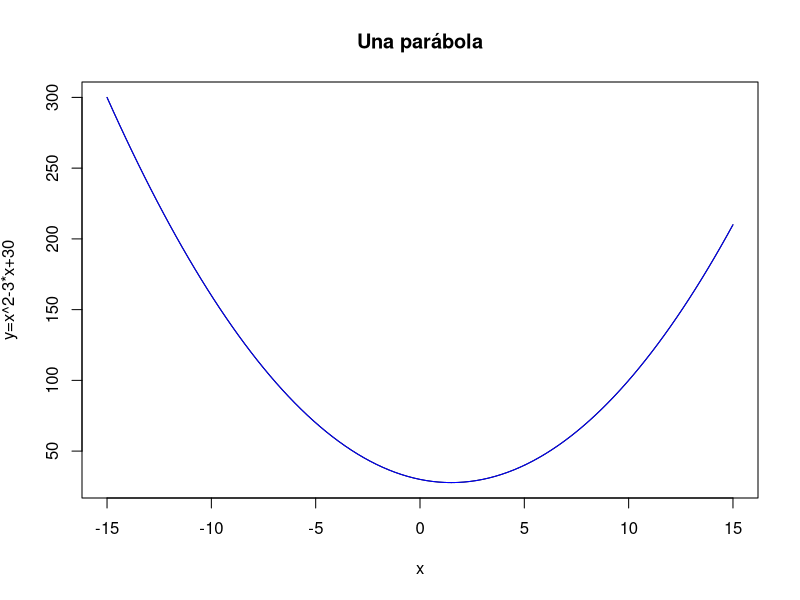
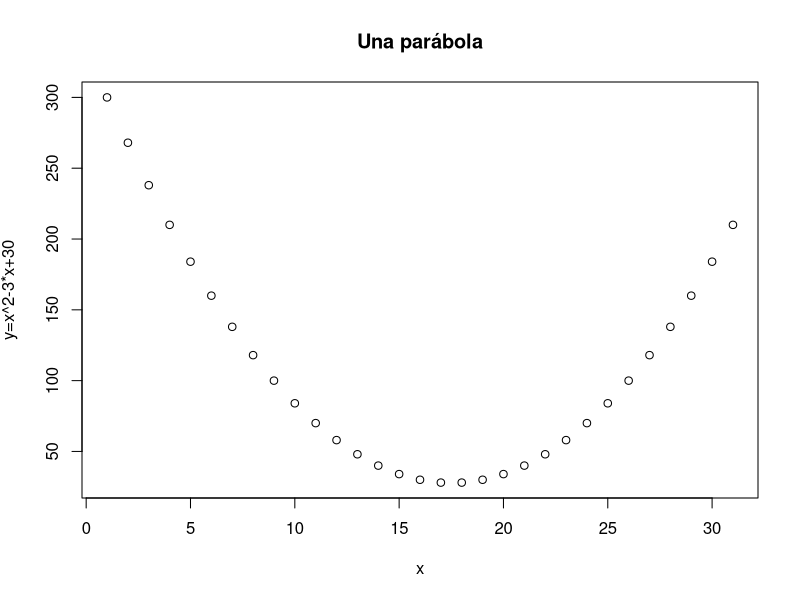
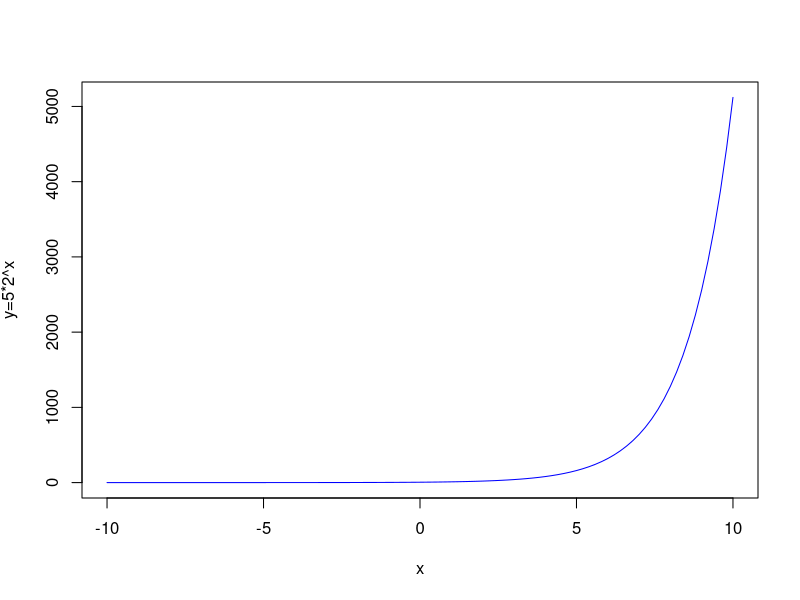
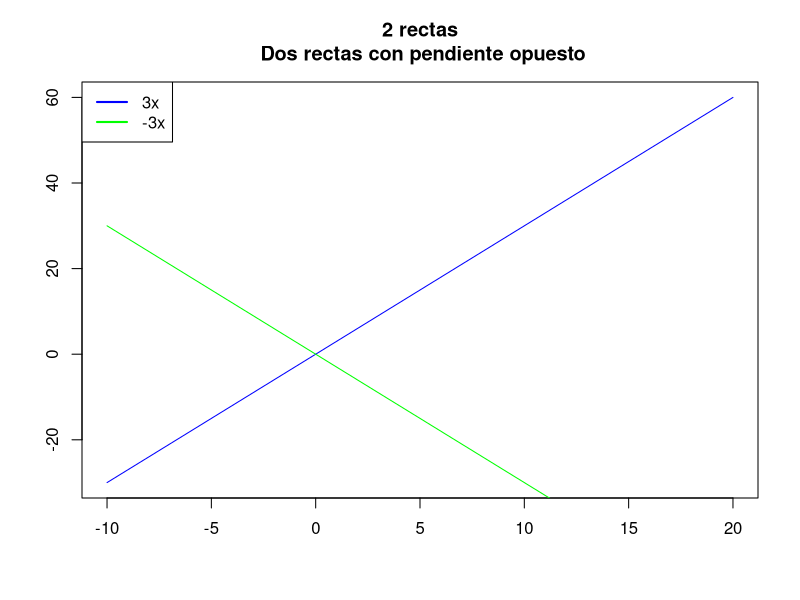
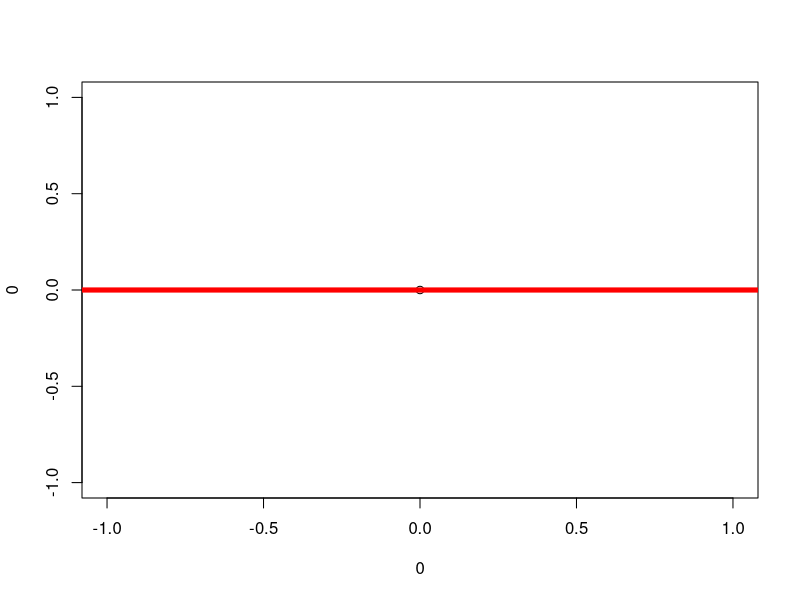
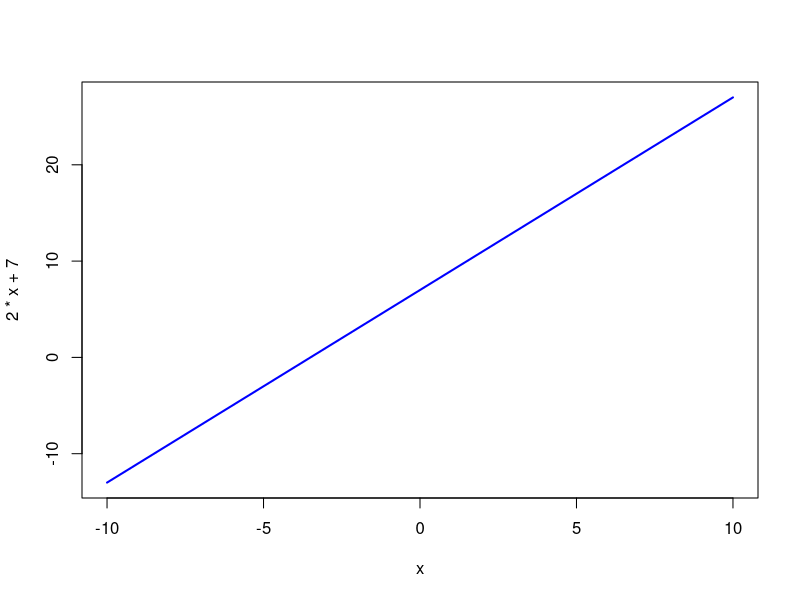

The R script that drew these images, in order:
## ---- chunk 1
knitr::opts_chunk$set(echo = TRUE)
## ---- chunk 2
f = function(x){x^2-3*x+30}
plot(f,xlim = c(-15,15),main="Una parábola", xlab=expression(x),ylab=expression('y=x^2-3*x+30'))
curve(f,add=TRUE, col="blue" )
## ---- chunk 3
i = c(-15:15)
plot(f(i),main="Una parábola", xlab=expression(x), ylab=expression('y=x^2-3*x+30'))

## ---- chunk 4
f=function(x){5*2^x}
curve(5*2^x, col="blue",-10,10,ylab=expression('y=5*2^x'))

## ---- chunk 5

f1= function (x){3*x}
curve(3*x, col="blue",-10,20,main = "2 rectas\n Dos rectas con pendiente opuesto", xlab="", ylab="" )
curve(-3*x, add=TRUE,col="green",-10,20)
legend("topleft", col=c("blue","green"),legend=c("3x","-3x"),lwd=2,bty="l")
## ---- chunk 6
plot(0,0)
abline(h=0, col="red",lwd=5)

## ---- chunk 7
curve(2*x+7, col="blue",-10,10,lwd=2)

